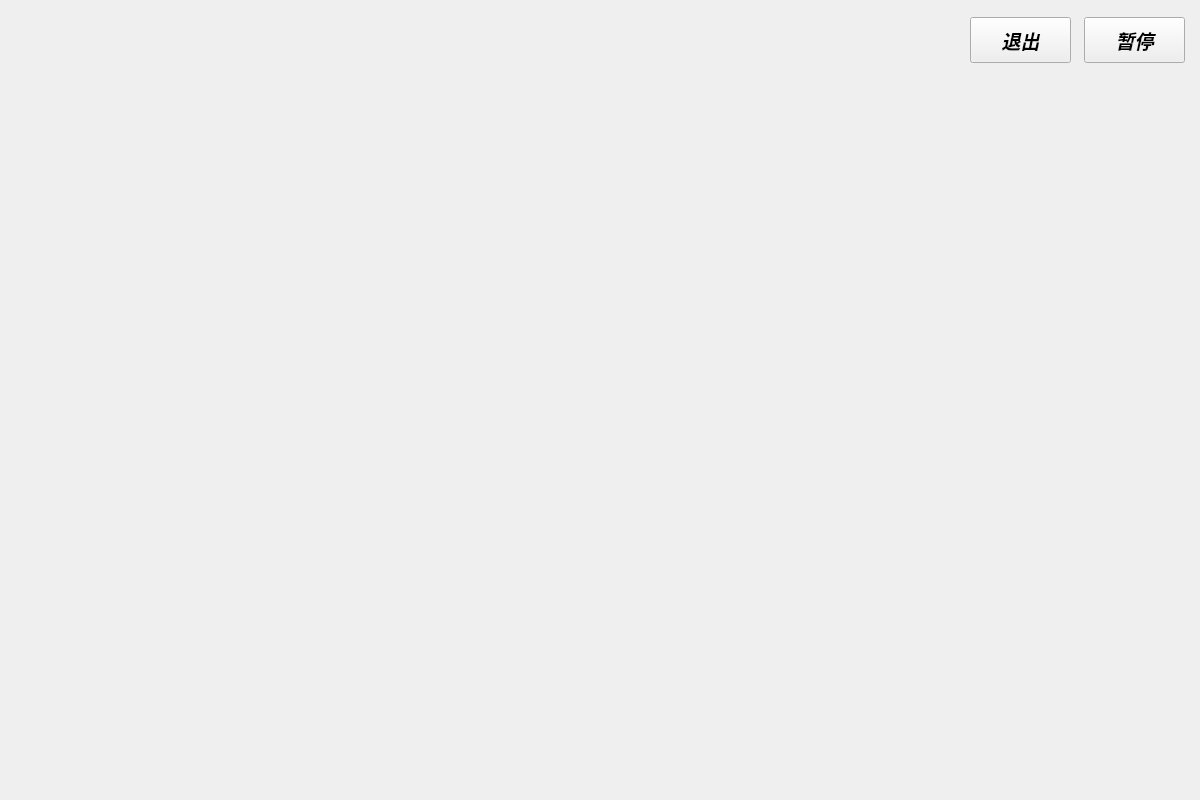
<?xml version="1.0" encoding="UTF-8"?>
<ui version="4.0">
 <class>SimpleModeClass</class>
 <widget class="QMainWindow" name="SimpleModeClass">
  <property name="geometry">
   <rect>
    <x>0</x>
    <y>0</y>
    <width>1200</width>
    <height>800</height>
   </rect>
  </property>
  <property name="minimumSize">
   <size>
    <width>1200</width>
    <height>800</height>
   </size>
  </property>
  <property name="maximumSize">
   <size>
    <width>1200</width>
    <height>800</height>
   </size>
  </property>
  <property name="windowTitle">
   <string>SimpleMode</string>
  </property>
  <widget class="QWidget" name="centralWidget">
   <widget class="QPushButton" name="pauseBtn">
    <property name="geometry">
     <rect>
      <x>1084</x>
      <y>17</y>
      <width>101</width>
      <height>46</height>
     </rect>
    </property>
    <property name="font">
     <font>
      <pointsize>14</pointsize>
      <italic>true</italic>
      <bold>true</bold>
     </font>
    </property>
    <property name="text">
     <string>暂停</string>
    </property>
   </widget>
   <widget class="QPushButton" name="exitBtn">
    <property name="geometry">
     <rect>
      <x>970</x>
      <y>17</y>
      <width>101</width>
      <height>46</height>
     </rect>
    </property>
    <property name="font">
     <font>
      <pointsize>14</pointsize>
      <italic>true</italic>
      <bold>true</bold>
     </font>
    </property>
    <property name="text">
     <string>退出</string>
    </property>
   </widget>
  </widget>
 </widget>
 <layoutdefault spacing="6" margin="11"/>
 <resources/>
 <connections>
  <connection>
   <sender>exitBtn</sender>
   <signal>clicked()</signal>
   <receiver>SimpleModeClass</receiver>
   <slot>close()</slot>
   <hints>
    <hint type="sourcelabel">
     <x>1147</x>
     <y>40</y>
    </hint>
    <hint type="destinationlabel">
     <x>599</x>
     <y>399</y>
    </hint>
   </hints>
  </connection>
 </connections>
</ui>
